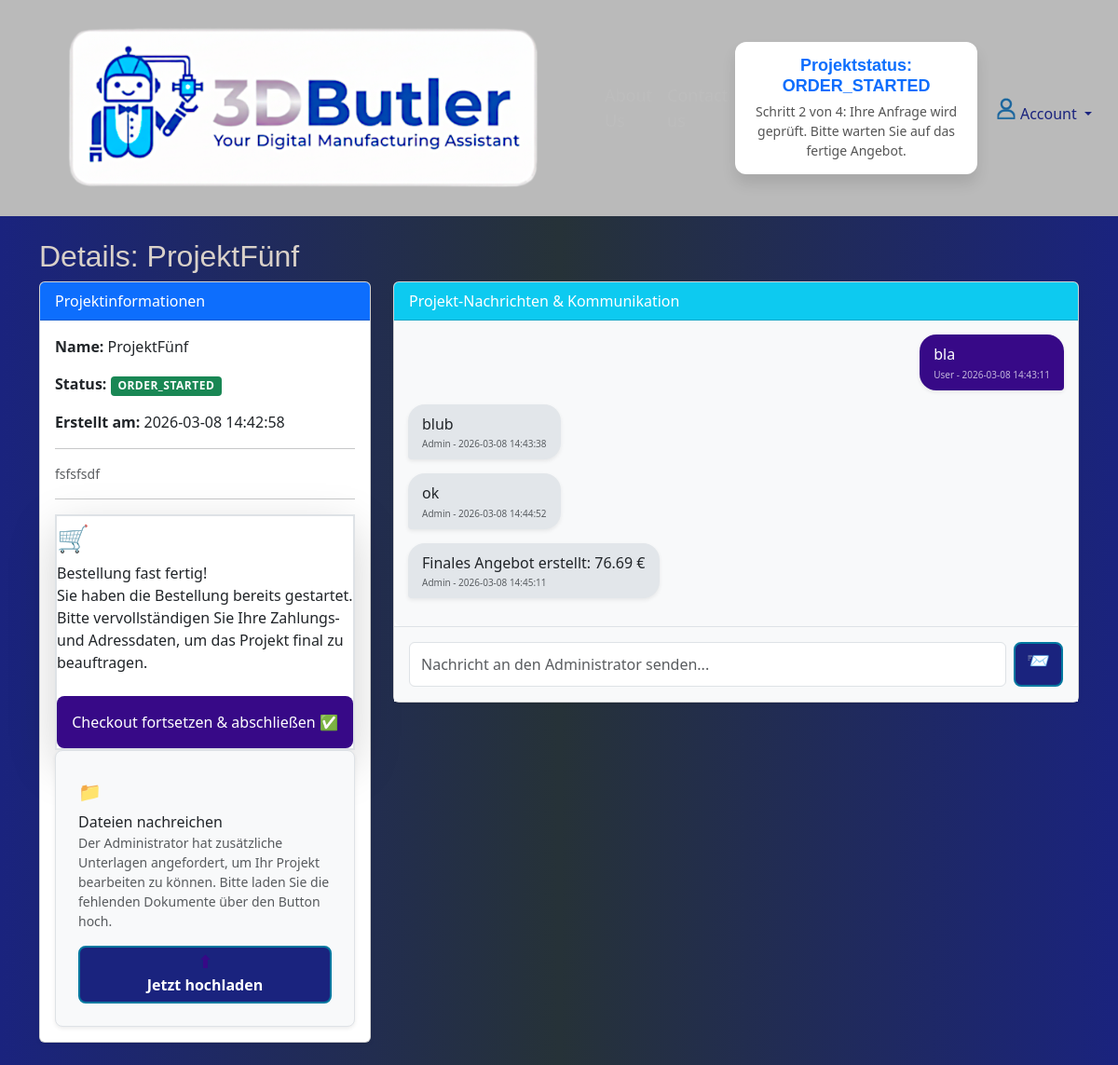
Page /project/PROJ_99cead8a-330c-43c4-95f1-81020e1826ac (signed in) on the committed database.
### tables this page shows
CREATE TABLE "Projects" (
    "ProjectID" TEXT PRIMARY KEY,
    "FileIDs" TEXT NOT NULL,
    "UserID" TEXT NOT NULL,
    "MaterialType" TEXT NOT NULL,
    "ProjectDescription" TEXT,
    "ProjectName" TEXT,
    "ProjectQuantity" INTEGER,
    "Status" TEXT,
    "VolumeCM3" REAL,
    "PrintTimeMin" INTEGER,
    "EstimatedMaterialG" INTEGER,
    "ProfileID" TEXT,
    "MaterialID" TEXT,
    "DateAdded" DATETIME,
    "Priority" INTEGER,
    "FinalQuotePrice" REAL,
    "QuoteDate" TEXT,
    FOREIGN KEY("FileIDs") REFERENCES "Files"("FileID"),
    FOREIGN KEY("UserID") REFERENCES "Users"("UserID")
);

CREATE TABLE "ProjectMessages" ( 
    "CommID" TEXT PRIMARY KEY, 
    "ProjectID" TEXT NOT NULL, 
    "SenderType" TEXT NOT NULL, 
    "MessageText" TEXT NOT NULL, 
    "Timestamp" TEXT NOT NULL, 
    "IsUnreadAdmin" INTEGER NOT NULL DEFAULT 1, RequiresFileUpload INTEGER DEFAULT 0, RequiredFilesProvided INTEGER DEFAULT 0, 
    FOREIGN KEY("ProjectID") REFERENCES "Projects"("ProjectID") ON DELETE CASCADE 
);

### website/views.py (the view)
@views.route('/project/<project_id>', methods=['GET'])
@login_required
@check_active
def project_detail(project_id):
    user_id = session['user_id']
    logged_in = True
    associated_order_id = None
    order_status = None
    try:
        project_data = project_manager.get_project_details(project_id)
        if not project_data:
            flash("Projekt nicht gefunden.", 'danger')
            return redirect(url_for('views.my_reviews'))
        if project_data.get('UserID') != user_id:
            abort(403)
        if project_data.get('Status') == 'ORDER_STARTED':
            associated_order_id,order_status = order_manager.get_order_info_by_project(project_id)
        messages = project_manager.get_project_messages(project_id)
        last_admin_message_requiring_upload = next((m for m in reversed(messages) if m.get('SenderType') == 'Admin' and m.get('RequiresFileUpload') == 1), None)
        last_customer_message_with_upload = next((m for m in reversed(messages) if m.get('SenderType') == 'User' and m.get('RequiredFilesProvided') == 1), None)
        show_file_upload_cta = False
        show_success_checkmark = False
        if last_admin_message_requiring_upload:
            if last_customer_message_with_upload:
                if last_customer_message_with_upload['Timestamp'] > last_admin_message_requiring_upload['Timestamp']:
                    show_success_checkmark = True
                else:
                    show_file_upload_cta = True
            else:
                show_file_upload_cta = True
        return render_template('my_project.html',
                               project=project_data,
                               messages=messages,
                               logged_in=logged_in,
                               show_file_upload_cta=show_file_upload_cta,
                               show_success_checkmark=show_success_checkmark,
                               associated_order_id=associated_order_id,
                               order_status=order_status)
    except Exception as e:
        print(f"Fehler bei project_detail: {e}")
        flash('Ein unerwarteter Fehler ist aufgetreten.', 'danger')
        return redirect(url_for('views.my_reviews'))

### website/order_manager.py (called while the page is built)
    def get_order_info_by_project(self,project_id):
        query = "SELECT OrderID, OrderStatus FROM Orders WHERE SourceProjectID = ? LIMIT 1"
        result = self._execute_query(query, (project_id,), fetch=True, fetch_one=True)
        if result:
            return result['OrderID'], result['OrderStatus']
        return None, None

### website/project_manager.py (called while the page is built)
    def get_project_details(self, project_id):
        query = "SELECT ProjectID, FileIDs, UserID, MaterialType, ProjectDescription, ProjectName, ProjectQuantity, Status, VolumeCM3, PrintTimeMin, EstimatedMaterialG, DateAdded, Priority, FinalQuotePrice FROM Projects WHERE ProjectID = ?"
        result = self._execute_query(query, (project_id,), fetch=True)
        if result and result[0]:
            columns = [
                "ProjectID", "FileIDs", "UserID", "MaterialType", "ProjectDescription",
                "ProjectName", "ProjectQuantity","Status", "VolumeCM3", "PrintTimeMin",
                "EstimatedMaterialG", "DateAdded", "Priority", "FinalQuotePrice"
            ]
            project_details = dict(zip(columns, result[0]))
            return project_details
        return None

    def get_project_messages(self, project_id):
        conn = None
        try:
            conn = sqlite3.connect(self.db_path)
            cursor = conn.cursor()
            cursor.execute("PRAGMA table_info(ProjectMessages)")
            columns = [col[1] for col in cursor.fetchall()]  # Name ist Index 1
            query = "SELECT * FROM ProjectMessages WHERE ProjectID = ? ORDER BY Timestamp ASC"
            cursor.execute(query, (project_id,))
            result_rows = cursor.fetchall()
            if not result_rows:
                return []
            messages = [dict(zip(columns, row)) for row in result_rows]
            return messages
        except sqlite3.Error as e:
            print(f"Fehler beim Abrufen der Nachrichten: {e}")
            return []
        finally:
            if conn:
                conn.close()

### website/user.py (called while the page is built)
def login_required(f):
    @wraps(f)
    def decorated_function(*args, **kwargs):
        if 'user_id' not in session:
            flash("Bitte melden Sie sich an.", "warning")
            return redirect(url_for('auth.login'))
        return f(*args, **kwargs)
    return decorated_function

### website/templates/my_project.html (shortened to what this page needs)
{% extends 'base.html' %}
{% block header %}
<div class="stepcontainer">
    {% if project.Status == 'PROJECT_COMPLETED' %}
        <h4 class="text-success">Projektstatus: {{ project.Status }}</h4>
        <p class="status-text">Schritt 4 von 4: Ihr Projekt wurde abgeschlossen und die Bestellung ist fertig.</p>
    {% elif project.Status == 'QUOTED_AWAITING_CUSTOMER' %}
        <h4 class="text-warning animate-attention">Projektstatus: {{ project.Status }}</h4>
        <p class="status-text">Schritt 3 von 4: Ihr Angebot ist fertig. Bitte prüfen und die Bestellung abschließen.</p>
    {% else %}
        <h4 class="text-primary">Projektstatus: {{ project.Status }}</h4>
        <p class="status-text">Schritt 2 von 4: Ihre Anfrage wird geprüft. Bitte warten Sie auf das fertige Angebot.</p>
    {% endif %}
</div>
{% endblock %}
{% block body %}
<div class="container mt-4">
    <h2>Details: {{ project.ProjectName }}</h2>
    <div class="row">
        <div class="col-md-4">
            <div class="card shadow-sm mb-4">
                <div class="card-header bg-primary text-white">
                    Projektinformationen
                </div>
                <div class="card-body">
                    <p><strong>Name:</strong> {{ project.ProjectName }}</p>
                    <p><strong>Status:</strong>
                        <span class="badge {{
                            'bg-warning' if project.Status == 'UNDER_REVIEW' else (
                                'bg-success' if project.Status in ['QUOTED_AWAITING_CUSTOMER', 'ORDER_STARTED', 'PROJECT_COMPLETED'] else (
                                    'bg-danger' if project.Status == 'CANCELLED' else 'bg-secondary'
                                )
                            )
                        }}">
                            {{ project.Status }}
                        </span>
                    </p>
                    <p><strong>Erstellt am:</strong> {{ project.DateAdded or 'N/A' }}</p>
                    <hr>
                    <p class="text-muted small">{{ project.ProjectDescription }}</p>
                    <hr>
                    {% if project.Status == 'QUOTED_AWAITING_CUSTOMER' %}
                    <div class="p-6 rounded-xl shadow-lg bg-yellow-50 border border-yellow-300 mb-6 transition duration-300 hover:shadow-xl">
                        <h5 class="text-xl font-bold text-yellow-800 mb-2 flex items-center space-x-2">
                            <h3> 📫 </h3>
                            <span>Ihr verbindliches Angebot liegt vor!</span>
                        </h5>
                        <p class="mb-4 text-gray-700">
                            Bitte überprüfen Sie das Angebot. Durch Klicken auf den Button wird die Bestellung ausgelöst.
                        </p>
                        <form method="POST" action="{{ url_for('views.start_order_from_quote', project_id=project.ProjectID) }}">
                            <button style="background-color: darkcyan;" type="submit" class="w-full py-3 bg-green-600 hover:bg-green-700 text-white font-bold rounded-lg shadow-md transition duration-150 ease-in-out transform hover:scale-[1.01]">
                                <span class="flex items-center justify-center space-x-2 text-lg">
                                    <span><h5>Zur Kasse gehen & Bestellung starten</h5></span>
                                    <h3> ✅ </h3>
                                </span>
                            </button>
                        </form>
                    </div>
                    {% elif project.Status == 'ORDER_STARTED' %}
                    <div class="p-6 rounded-xl shadow-lg bg-blue-50 border border-blue-300 mb-6 border-2 animate-attention">
                        <h5 class="text-xl font-bold text-blue-800 mb-2 flex items-center space-x-2">
                            <h3> 🛒 </h3>
                            <span>Bestellung fast fertig!</span>
                        </h5>
                        <p class="mb-4 text-gray-700">
                            Sie haben die Bestellung bereits gestartet. Bitte vervollständigen Sie Ihre Zahlungs- und Adressdaten, um das Projekt final zu beauftragen.
                        </p>
                        <a href="{{ url_for('views.checkout_entry', order_id=associated_order_id) }}"
                           class="btn btn-primary w-100 py-3 font-bold text-lg shadow-md"
                           style="background-color: #370987; border: none;">
                            Checkout fortsetzen & abschließen ✅
                        </a>
                    </div>
                    {% endif %}
                    {% if show_file_upload_cta %}
                    <div id="uploadCtaContainer" class="border p-4 rounded-3 shadow-sm bg-light">
                        <div id="initialCta">
                            <h5 class="text-dark mb-2 d-flex align-items-center">
                                <h5>📁</h5> Dateien nachreichen
                            </h5>
                            <p class="mb-3 small text-muted">
                                Der Administrator hat zusätzliche Unterlagen angefordert, um Ihr Projekt bearbeiten zu können. Bitte laden Sie die fehlenden Dokumente über den Button hoch.
                            </p>
                            <button id="fileUploadButton" type="button" class="btn btn-primary w-100"
                                data-bs-toggle="modal" data-bs-target="#fileUploadModal"
                                style="font-weight: 600;">
                                <h4>⬆</h4> Jetzt hochladen
                            </button>
                        </div>
                    </div>
                    {% endif %}
                </div>
            </div>
        </div>
        <div class="col-md-8">
            <div class="card shadow-sm mb-4">
                <div class="card-header bg-info text-white">
                    Projekt-Nachrichten & Kommunikation
                </div>
                <div class="card-body p-0">
                    <div class="message-container">
                        {% for message in messages %}
                            {% set is_admin = message.SenderType == 'Admin' %}
                            <div class="d-flex {{ 'justify-content-start' if is_admin else 'justify-content-end' }}">
                                <div class="message-bubble {{ 'admin-message' if is_admin else 'user-message' }} shadow-sm">
                                    {{ message.MessageText }}
                                    <div class="timestamp {{ 'text-dark' if is_admin else 'text-white' }}">
                                        {{ message.SenderType }} - {{ message.Timestamp | default('Datum N/A') }}
                                    </div>
                                </div>
                            </div>
                        {% else %}
                            <div class="text-center text-muted p-5">
                                   <h1>📪</h1>
                                   <br>
                                <h5>Noch keine Nachrichten für dieses Projekt vorhanden.</h5>
                            </div>
                        {% endfor %}
                    </div>
                    <div class="p-3 border-top bg-light">
                        <form id="messageForm" method="POST" action="/send_message/{{ project.ProjectID }}" class="d-flex" onsubmit="disableSubmitButton(event)">
                            <input type="text"
                                class="form-control me-2"
                                id="messageText"
                                name="messageText"
                                placeholder="Nachricht an den Administrator senden..."
                                required
                                maxlength="500">
                            <button type="submit" class="btn btn-primary" id="sendMessageBtn">
                                <h5>📨</h5>
                            </button>
                        </form>
                    </div>
                </div>
            </div>
        </div>
    </div>
</div>
{% endblock %}

### website/static/css/style.css (style rules this page uses)
body { position: relative; overflow-x: hidden; }
body::before { content: ""; position: fixed; top: 0; left: -150%; width: 100%; height: 100%; background: linear-gradient( 120deg, transparent, rgba(128, 216, 255, 0.04) 40%, rgba(255, 255, 255, 0.08) 50%, rgba(128, 216, 255, 0.04) 60%, transparent ); z-index: -1; transform: skewX(-25deg); animation: global-shimmer 12s cubic-bezier(0.4, 0, 0.6, 1) infinite; pointer-events: none; }
h2 { font-family: Verdana, Geneva, Tahoma, sans-serif; color: rgb(217, 209, 201); }
h3 { font-family: Verdana, Geneva, Tahoma, sans-serif; color: rgb(217, 209, 201); }
h4 { font-family: Verdana, Geneva, Tahoma, sans-serif; color: rgb(217, 209, 201); }
h5 { font-family: Verdana, Geneva, Tahoma, sans-serif; color: rgb(217, 209, 201); }
.btn { background: #1A237E; border: 2px solid #0078a0; border-radius: 8px; color: #fff; }
.badge { letter-spacing: 0.5px; font-weight: 600; border-radius: 4px; }

### website/templates/my_project.html (style rules this page uses)
.stepcontainer { max-width:800px;margin:0 auto;background-color:#ffffff;padding:15px;border-radius:12px;box-shadow:0 10px 15px rgba(0,0,0,.1);text-align:center }
h4 { font-size:18px;font-weight:bold;color:#370987;margin:0 }
p.status-text { font-size:14px;color:#555;margin-top:5px;margin-bottom:0 }
.animate-attention { animation:subtle-bounce 1s ease-out 2 }
.message-container { max-height: 500px; overflow-y: auto; background-color: #f8f9fa; padding: 15px; border-radius: 8px; }
.message-bubble { max-width: 80%; margin-bottom: 15px; padding: 10px 15px; border-radius: 18px; line-height: 1.4; word-wrap: break-word; }
.admin-message { background-color: #e2e6ea; color: #212529; margin-right: auto; border-bottom-left-radius: 4px; }
.user-message { background-color: #370987; color: white; margin-left: auto; border-bottom-right-radius: 4px; }
.timestamp { font-size: 10px; margin-top: 3px; opacity: 0.7; }

### rows in the picture
Projects: Status "ORDER_STARTED", ProjectName "ProjektFünf", DateAdded "2026-03-08 14:42:58", ProjectDescription "fsfsfsdf"
ProjectMessages: MessageText "bla", SenderType "User", Timestamp "2026-03-08 14:43:11"
ProjectMessages: MessageText "blub", SenderType "Admin", Timestamp "2026-03-08 14:43:38"
ProjectMessages: MessageText "ok", SenderType "Admin", Timestamp "2026-03-08 14:44:52"
ProjectMessages: MessageText "Finales Angebot erstellt: 76.69 €", SenderType "Admin", Timestamp "2026-03-08 14:45:11"
